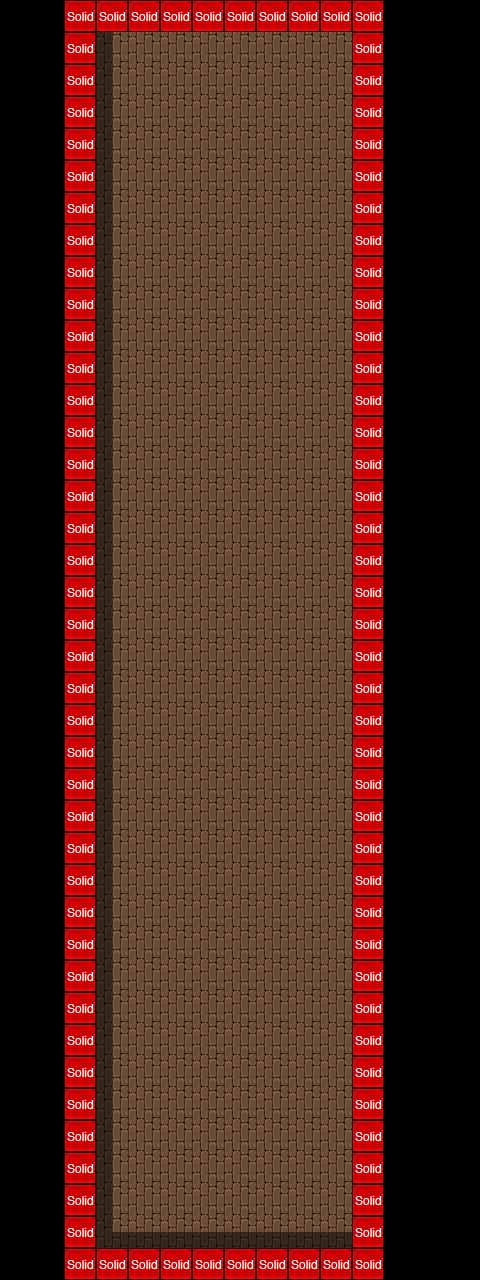

Tiled map render using the project's own tile images. Description and the map definition, with tile-layer contents summarised, below:
An orthogonal 15x40 tile map with 32x32 px tiles, 3 tile layers (Background, Foreground, collision), 2 tilesets and 1 object (Player).

<map version="1.0" orientation="orthogonal" width="15" height="40" tilewidth="32" tileheight="32">
 <tileset firstgid="1" name="backgrounds" tilewidth="32" tileheight="32">
  <image source="../images/backgrounds.png" width="512" height="256" />
 </tileset>
 <tileset firstgid="129" name="metatiles32x32" tilewidth="32" tileheight="32">
  <image source="../images/metatiles32x32.png" width="160" height="32" />
  <tile id="0">
   <properties>
    <property name="type" value="solid" />
   </properties>
  </tile>
 </tileset>
 <layer name="Background" width="15" height="40">
  <data>[600 cells, 600 non-empty, 2 distinct tile ids]</data>
 </layer>
 <layer name="Foreground" width="15" height="40">
  <data>[600 cells, 141 non-empty, 9 distinct tile ids]</data>
 </layer>
 <objectgroup name="Object Layer 1" width="15" height="40">
  <object name="Player" x="160" y="96" width="32" height="32">
   <properties>
    <property name="animation" value="walk_down" />
   </properties>
  </object>
 </objectgroup>
 <layer name="collision" width="15" height="40">
  <data>[600 cells, 96 non-empty, 1 distinct tile ids]</data>
 </layer>
</map>
